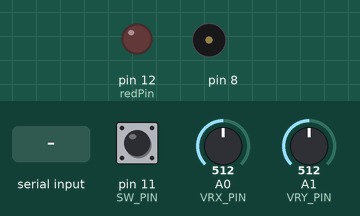
This sketch was run on a simulated Arduino Uno, built with avr-gcc and run on an emulated ATmega328P. On the bench: output pins drawn as LEDs (lit = HIGH), buzzer (waves = sounding). Inputs (shaded band) come from the test bench; at power-on: pin 11 (SW_PIN) HIGH, A0 (VRX_PIN) = 512, A1 (VRY_PIN) = 512. What the sketch prints to the serial monitor is not drawn.

Above: at 1.2 s.
1.3 s: "M" received over Serial
At 2.0 s:
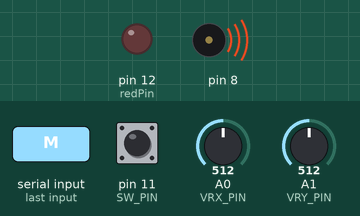
4.3 s: "R" received over Serial
At 4.7 s:
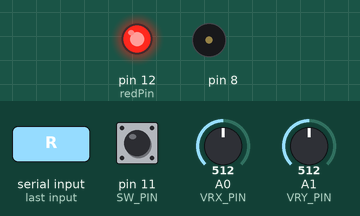
5.8 s: "M" received over Serial
At 6.5 s:
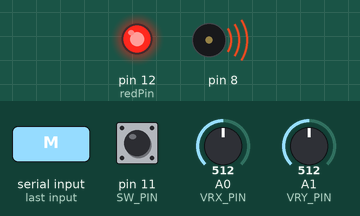
8.8 s: "O" received over Serial
At 9.4 s:
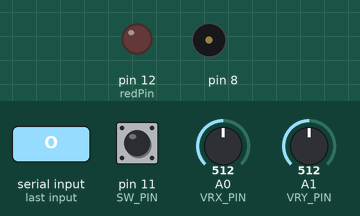
Timing chart, 0 to 11.3 s (numbered marks = the images above; inputs shaded):
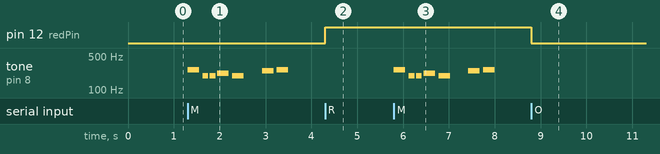

Measured:
- after the input at 1.3 s, tone on pin 8: plays 262 Hz for 0.25 s, 196 Hz for 0.13 s, 196 Hz for 0.13 s, 220 Hz for 0.25 s, 196 Hz for 0.25 s, 247 Hz for 0.25 s … (7 notes in this stretch), starting at once
- after the input at 4.3 s, pin 12 (redPin): LOW → HIGH at once
- after the input at 5.8 s, tone on pin 8: plays 262 Hz for 0.25 s, 196 Hz for 0.13 s, 196 Hz for 0.13 s, 220 Hz for 0.25 s, 196 Hz for 0.25 s, 247 Hz for 0.25 s … (7 notes in this stretch), starting at once
- after the input at 8.8 s, pin 12 (redPin): HIGH → LOW at once

The sketch:

TruckDemo.ino
```cpp
#define VRX_PIN A0
#define VRY_PIN A1
#define SW_PIN 11

#include "pitches.h"

int melody[] = {
  NOTE_C4, NOTE_G3, NOTE_G3, NOTE_A3, NOTE_G3, 0, NOTE_B3, NOTE_C4
};

// note durations: 4 = quarter note, 8 = eighth note, etc.:
int noteDurations[] = {
  4, 8, 8, 4, 4, 4, 4, 4
};

const int redPin = 12;


int buttonState = 0;

int joyX = 0, joyY = 0, sw = 0;

const int numReadings = 10;

int xReadings[numReadings];  // the readings from the analog input
int yReadings[numReadings];
int readIndex = 0;          // the index of the current reading
float xTotal = 0, yTotal = 0;              // the running total
float xAverage = 0, yAverage = 0;            // the average
float xStart, yStart;
bool start = false;
unsigned long lastTime = 0;
const int interval = 16;

void setup() {
  Serial.begin(57600);
  pinMode(SW_PIN, INPUT_PULLUP);

  pinMode(redPin, OUTPUT);

  for(int i = 0; i < numReadings; i++) {
    xReadings[i] = 0;
    yReadings[i] = 0;
  }
}

void loop() {

// if there's any serial available, read it:
  while (Serial.available() > 0) {

    char command = Serial.read();

    switch (command) {
      case 'R': // Turn on red LED
        digitalWrite(redPin, HIGH);
        break;
      case 'O': // Turn off all LEDs
        digitalWrite(redPin, LOW);
        break;
      case 'M': //
        playMelody();
    }

  }

  int x = analogRead(VRX_PIN);
  int y = analogRead(VRY_PIN);
  int sw = digitalRead(SW_PIN);

  xTotal = xTotal - xReadings[readIndex];
  yTotal = yTotal - yReadings[readIndex];
  // read from the sensor:
  xReadings[readIndex] = x;
  yReadings[readIndex] = y;
  // add the reading to the total:
  xTotal = xTotal + x;
  yTotal = yTotal + y;
  // advance to the next position in the array:
  readIndex = readIndex + 1;

  // calculate the average:
  xAverage = xTotal / numReadings;
  yAverage = yTotal / numReadings;

  // if we're at the end of the array...
  if (readIndex >= numReadings) {
    // ...wrap around to the beginning:
    readIndex = 0;
    if (!start) {
      xStart = xAverage;
      yStart = yAverage;
      start = true;
    }
  }

  if (start) {
    unsigned long now = millis();
    if (now - lastTime > interval) {
      //Serial.print("x = ");
      Serial.print((int) (xAverage-xStart));
      Serial.print(",");
      Serial.print((int) (yAverage-yStart));
      Serial.print(",");
      Serial.println(!sw);

      lastTime = now;
    }

  }
}

void playMelody() {
  // Define your melody and note durations here
  int melody[] = {NOTE_C4, NOTE_G3, NOTE_G3, NOTE_A3, NOTE_G3, 0, NOTE_B3, NOTE_C4};
  int noteDurations[] = {4, 8, 8, 4, 4, 4, 4, 4};

  // iterate over the notes of the melody:
  for (int thisNote = 0; thisNote < 8; thisNote++) {
    // to calculate the note duration, take one second divided by the note type.
    // e.g. quarter note = 1000 / 4, eighth note = 1000/8, etc.
    int noteDuration = 1000 / noteDurations[thisNote];
    tone(8, melody[thisNote], noteDuration);

    // to distinguish the notes, set a minimum time between them.
    // the note's duration + 30% seems to work well:
    int pauseBetweenNotes = noteDuration * 1.30;
    delay(pauseBetweenNotes);
    // stop the tone playing:
    noTone(8);
  }
}
```

pitches.h
```cpp
/*************************************************
   Public Constants
 *************************************************/

#define NOTE_B0 31
#define NOTE_C1 33
#define NOTE_CS1 35
#define NOTE_D1 37
#define NOTE_DS1 39
#define NOTE_E1 41
#define NOTE_F1 44
#define NOTE_FS1 46
#define NOTE_G1 49
#define NOTE_GS1 52
#define NOTE_A1 55
#define NOTE_AS1 58
#define NOTE_B1 62
#define NOTE_C2 65
#define NOTE_CS2 69
#define NOTE_D2 73
#define NOTE_DS2 78
#define NOTE_E2 82
#define NOTE_F2 87
#define NOTE_FS2 93
#define NOTE_G2 98
#define NOTE_GS2 104
#define NOTE_A2 110
#define NOTE_AS2 117
#define NOTE_B2 123
#define NOTE_C3 131
#define NOTE_CS3 139
#define NOTE_D3 147
#define NOTE_DS3 156
#define NOTE_E3 165
#define NOTE_F3 175
#define NOTE_FS3 185
#define NOTE_G3 196
#define NOTE_GS3 208
#define NOTE_A3 220
#define NOTE_AS3 233
#define NOTE_B3 247
#define NOTE_C4 262
#define NOTE_CS4 277
#define NOTE_D4 294
#define NOTE_DS4 311
#define NOTE_E4 330
#define NOTE_F4 349
#define NOTE_FS4 370
#define NOTE_G4 392
#define NOTE_GS4 415
#define NOTE_A4 440
#define NOTE_AS4 466
#define NOTE_B4 494
#define NOTE_C5 523
#define NOTE_CS5 554
#define NOTE_D5 587
#define NOTE_DS5 622
#define NOTE_E5 659
#define NOTE_F5 698
#define NOTE_FS5 740
#define NOTE_G5 784
#define NOTE_GS5 831
#define NOTE_A5 880
#define NOTE_AS5 932
#define NOTE_B5 988
#define NOTE_C6 1047
#define NOTE_CS6 1109
#define NOTE_D6 1175
#define NOTE_DS6 1245
#define NOTE_E6 1319
#define NOTE_F6 1397
#define NOTE_FS6 1480
#define NOTE_G6 1568
#define NOTE_GS6 1661
#define NOTE_A6 1760
#define NOTE_AS6 1865
#define NOTE_B6 1976
#define NOTE_C7 2093
#define NOTE_CS7 2217
#define NOTE_D7 2349
#define NOTE_DS7 2489
#define NOTE_E7 2637
#define NOTE_F7 2794
#define NOTE_FS7 2960
#define NOTE_G7 3136
#define NOTE_GS7 3322
#define NOTE_A7 3520
#define NOTE_AS7 3729
#define NOTE_B7 3951
#define NOTE_C8 4186
#define NOTE_CS8 4435
#define NOTE_D8 4699
#define NOTE_DS8 4978
```
